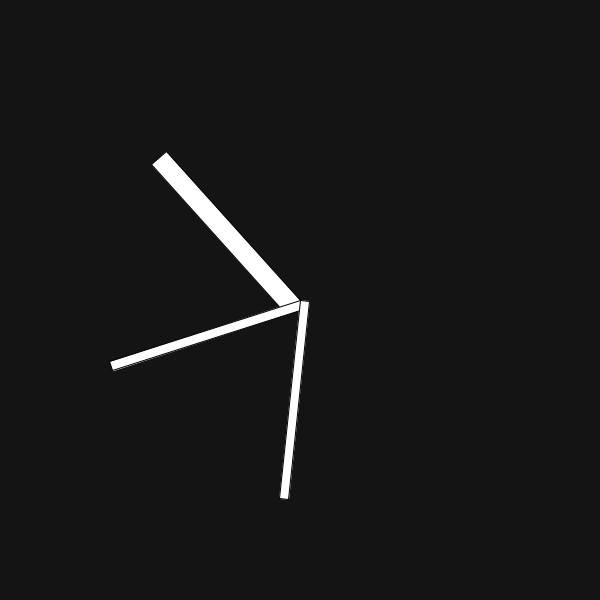
Frame 1 (no input)
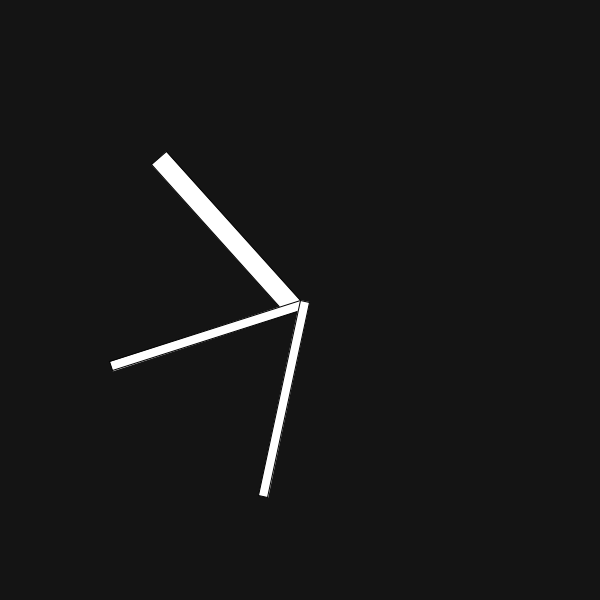
Frame 60 (the mouse pressed at the canvas centre just before this capture)
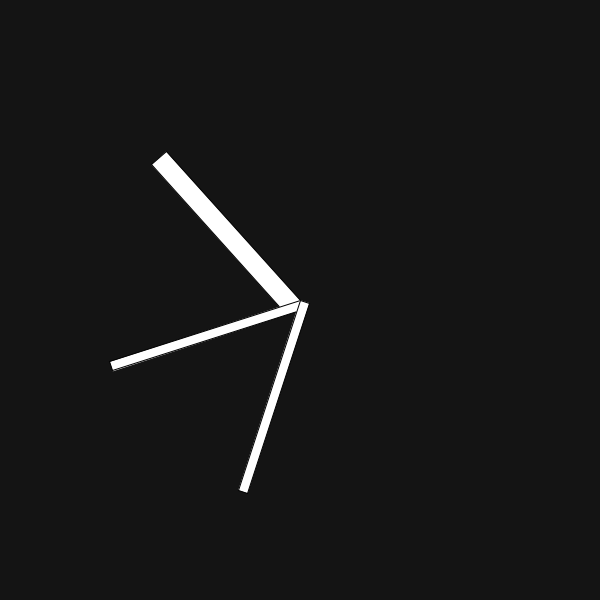
Frame 120 (the mouse held since frame 60 and released just before this capture)

The Processing sketch that drew these frames (run headless with seeded random() and noise(); from frame 60 on, the mouse is pressed at the canvas centre):

// Processing sketch: sketch__9
// ── sketch__9.pde
void setup() {
  size(600, 600);
}

void draw() {
  background(20);
  
  fill(255);
  
  //float hourPos = 
  //rect(hourPos, 
  
  //float minutePos = 
  //rect(minutePos, 
  
  float hourPos = map(hour(), 0, 60, 0, 360);
  pushMatrix(); 
  translate(width/2, height/2); 
  rotate(radians(hourPos)); 
  rect(0,0, width/30, 200);
  popMatrix(); 
  
  float minutePos = map(minute(), 0, 60, 0, 360);
   pushMatrix(); 
  translate(width/2, height/2); 
  rotate(radians(minutePos)); 
  rect(0,0, width/60, 200);
  popMatrix(); 
  
  float secondPos = map(second(), 0, 60, 0, 360);
  pushMatrix(); 
  translate(width/2, height/2); 
  rotate(radians(secondPos)); 
  rect(0, 0, width/60, 200);
  popMatrix(); 
}
